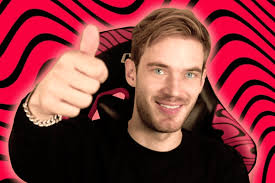
#> input picture Sesi9 - Sobel - Maximillian Huang/Pewdiepie1.jpg, 275 x 183 px
$ python sobel.py
#> lines starting #> are read from the running program, lines starting #| are printed output that depends on the picture
import imageio as img
import numpy as np
import matplotlib.pyplot as plt

image = img.imread ("Pewdiepie1.jpg", mode ='F')
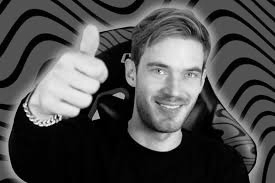
#> image: shape (183, 275) float32; min 0, max 253.2, mean 77.5

sobelX = np.array([
    [-1,0,1],
    [-2,0,2],
    [-1,0,1]
])

sobelY = np.array([
    [-1,-2,-1],
    [0,0,0],
    [1,2,1]
])

imgPad = np.pad(image,pad_width=1,mode = 'constant', constant_values=0)
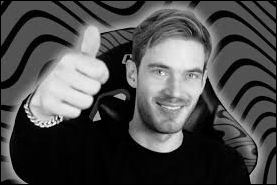
#> imgPad: shape (185, 277) float32; min 0, max 253.2, mean 76.2

Gx = np.zeros_like(image)
Gy = np.zeros_like(image)

for y in range(1,imgPad.shape[0]-1):
    for x in range(1, imgPad.shape[1]-1):
        region = imgPad[y-1:y+2, x-1:x+2]
        Gx[y-1,x-1] = (region * sobelX).sum()
        Gy[y-1,x-1] = (region * sobelY).sum()
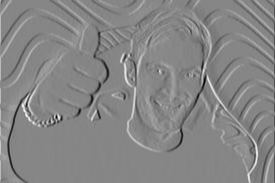
#> Gx: shape (183, 275) float32; min -856.6, max 772.4, mean 0; drawn with min black and max white
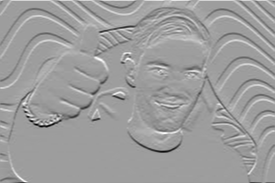
#> Gy: shape (183, 275) float32; min -966.2, max 597.7, mean -1.1; drawn with min black and max white

G = np.sqrt(Gx**2 + Gy**2)
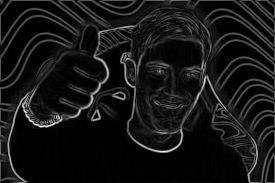
#> G: shape (183, 275) float32; min 0, max 980, mean 83.2; drawn with min black and max white
G = (G/G.max()) * 255
G = np.clip(G,0,255)
G = G.astype(np.uint8)

plt.figure(figsize=(10,10))

plt.subplot(2,2,1)
plt.imshow(image,cmap='gray')

plt.subplot(2,2,2)
plt.imshow(Gx, cmap='gray')

plt.subplot(2,2,3)
plt.imshow(Gy, cmap='gray')

plt.subplot(2,2,4)
plt.imshow(G, cmap='gray')

plt.show()
